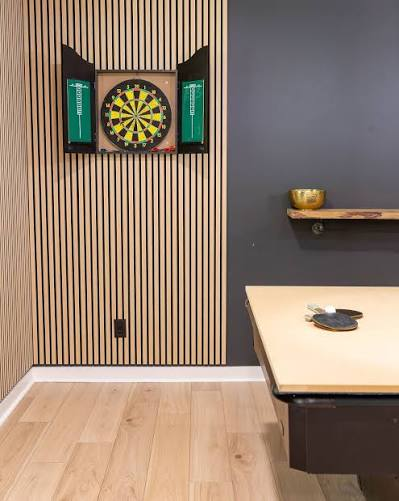
#> input picture data/dart_boards/board 1.jpeg, 399 x 501 px
$ jupyter execute --allow-errors 'tester copy.ipynb'
#> lines starting #> are read from the running program, lines starting #| are printed output that depends on the picture; after the words box and inside, x2 and y2 are one past the last pixel; in counts of white or black regions, pixels touching at a corner belong together
[cell 1]
import cv2
from cv2.typing import MatLike
import numpy as np
from pathlib import Path
import matplotlib.pyplot as plt

[cell 2]
data_folder = Path("../data/dart_boards")

def load_boards(folder: Path) -> dict[str, np.ndarray]:
    boards = {}

    for path in folder.iterdir():
        if path.suffix.lower() in {".jpg", ".jpeg", ".png"}:
            image = cv2.imread(str(path))
#> image is the input picture: shape (501, 399, 3); mean B, G, R 113.5, 129.8, 150.1

            if image is not None:
                boards[path.stem] = image

    return boards

boards = load_boards(data_folder)
#> boards = 3 items

[cell 3]
import cv2
import numpy as np


#> (the rest of this cell did not finish here and is left out)

#> (a cell that did not finish here is left out)

[cell 5]
def local_contrast(frame, lim = 1.0, grid = (8,8)):
    clahe = cv2.createCLAHE(clipLimit = lim, tileGridSize = grid)
    return clahe.apply(frame)

def find_ellipse_candidates(frame, contours):
    height, width = frame.shape
    candidates = []

    # Allow tolerance when comparing ellipses with edges
    expanded_edges = cv2.dilate(
        frame, np.ones((3, 3), np.uint8)
    )

    for contour in contours:

        if len(contour) < 30:
            continue

        ellipse = cv2.fitEllipse(contour)
        (cx, cy), (a, b), angle = ellipse

        if min(a, b) <= 0:
            continue

        # 1. Check ellipse shape
        ratio = min(a, b) / max(a, b)

        if ratio < 0.45:
            continue

        # 2. Check ellipse size
        area = np.pi * a * b / 4

        if area < 0.02 * height * width:
            continue

        if max(a, b) > 1.5 * max(height, width):
            continue

        # 3. Check whether edges follow the ellipse
        ellipse_mask = np.zeros_like(frame)
        cv2.ellipse(ellipse_mask, ellipse, 255, 2)

        ys, xs = np.where(ellipse_mask > 0)

        if len(xs) == 0:
            continue

        matching = expanded_edges[ys, xs] > 0
        support = np.mean(matching)

        # 4. Check angular coverage
        angles = np.arctan2(
            ys[matching] - cy,
            xs[matching] - cx
        )

        bins = np.floor(
            (angles + np.pi) / (2 * np.pi) * 36
        )

        coverage = len(
            np.unique(np.clip(bins, 0, 35))
        ) / 36

        # 5. Calculate score
        score = support * coverage * np.sqrt(area)

        candidates.append((score, ellipse))

    # Sort by score (highest first)
    candidates.sort(key=lambda x: x[0], reverse=True)

    return candidates

[cell 6]
# [75 lines left out: function draw_perspective_regions, not called in this run]

[cell 7]
import cv2

print("Opening camera...")

cap = cv2.VideoCapture(1, cv2.CAP_DSHOW)

if not cap.isOpened():
    print("Camera could not be opened!")
    exit()

print("Camera opened successfully!")

while True:
    ret, frame = cap.read()
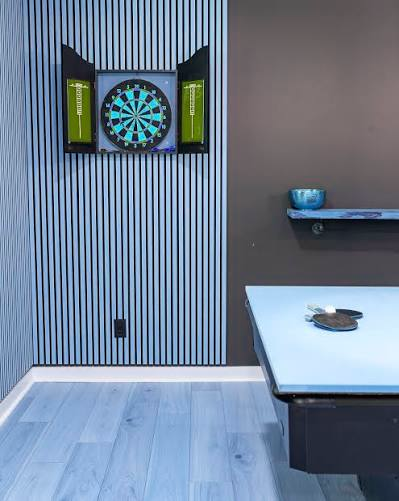
#> input picture notebooks/dartboard_isolated.png, 399 x 501 px, given in place of the camera
#> frame is the input picture: shape (501, 399, 3); mean B, G, R 150.1, 129.8, 113.5
    img = cv2.cvtColor(frame, cv2.COLOR_BGR2GRAY)
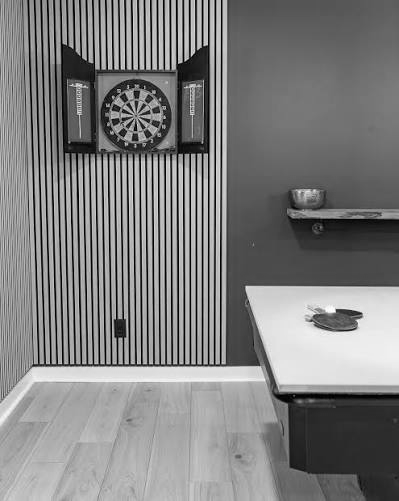
#> img: shape (501, 399); min 0, max 255, mean 127.3


    #####################################################################################
    # Apply CLAHE to enhance local contrast and improve visibility of features
    frame_clahe = local_contrast(img, lim = 5)
#> in local_contrast, `return clahe.apply(frame)`:
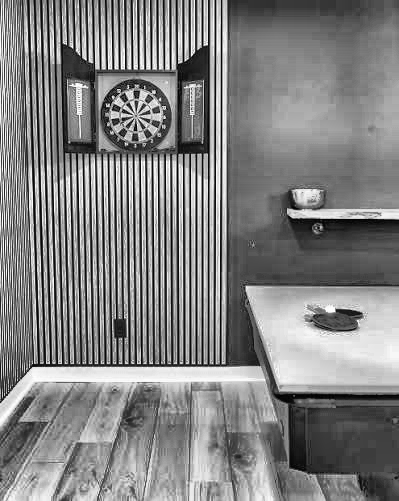
#> returned value: shape (501, 399); min 0, max 255, mean 130.3
    # Perform Gaussian filtering to reduce noise and improve edge detection
    frame_gaus = cv2.GaussianBlur(frame_clahe, (3, 3), 0)
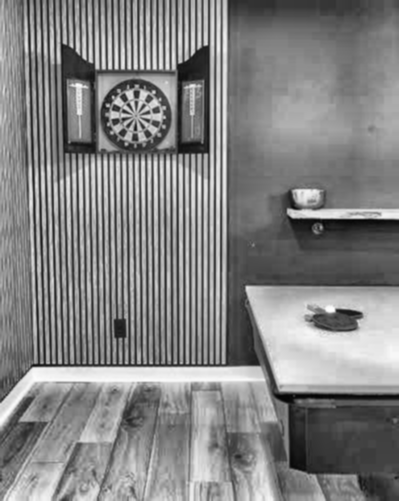
#> frame_gaus: shape (501, 399); min 3, max 253, mean 130.3

    # Perform Canny edge detection
    edges = cv2.Canny(frame_gaus, 100, 150)
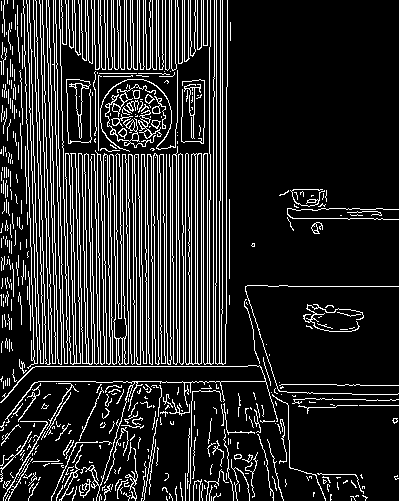
#> edges: shape (501, 399); 15.6% white in thin lines or dots

    # Find contours from the Canny edge image
    contours, hierarchy = cv2.findContours(
        edges,
        cv2.RETR_LIST,
        cv2.CHAIN_APPROX_SIMPLE
    )
#> contours = 559 contours, 476 with area under 20; largest, box (x1, y1, x2, y2) and area: (185, 153, 202, 365) 2865, (109, 154, 129, 365) 1636, (78, 153, 93, 365) 1608, (65, 153, 81, 365) 1605, (203, 0, 215, 365) 844


    candidates = find_ellipse_candidates(edges, contours)
#> in find_ellipse_candidates, `expanded_edges = cv2.dilate( frame, np.ones((3, 3), np.uint8) )`:
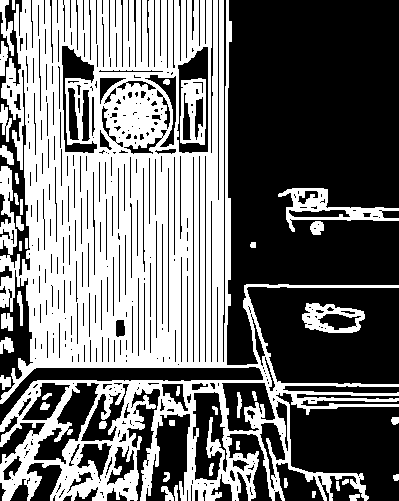
#> expanded_edges: shape (501, 399); 44.8% white; 42 white regions, largest, box (x1, y1, x2, y2) and area: (0, 0, 399, 501) 82893, (278, 188, 399, 232) 1612, (180, 78, 206, 145) 1109
#> the loop in find_ellipse_candidates, `for contour in contours: ` made 559 passes
#> contour on passes 1 to 3: [[351, 498], [351, 500]], [[141, 498], [141, 500], [141, 499], [142, 498]], [[93, 498], [93, 500]]
#> after the loop in find_ellipse_candidates, `for contour in contours:`:
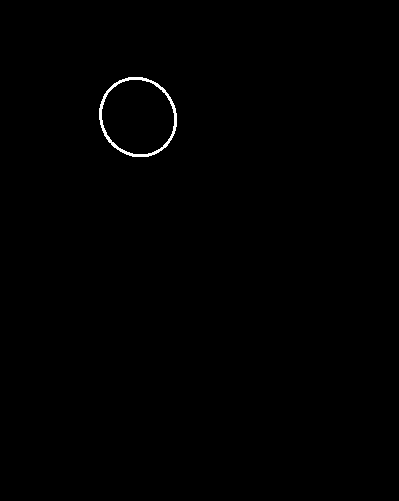
#> ellipse_mask: shape (501, 399); 0.36% white; 1 white region, box (x1, y1, x2, y2) and area: (99, 77, 177, 157) 721
#> after the loop in find_ellipse_candidates, `for contour in contours:`: candidates = 2 items
#> candidates = 2 items

    output = frame.copy()

    # Draw the 1 highest-ranked ellipses
    for score, ellipse in candidates[:1]:
        cv2.ellipse(output, ellipse, (0, 255, 0), 2)
#> this loop made 1 pass
#> (score, ellipse) on pass 1: (47.65, ((137.6, 116.6), (73.36, 79.22), 147.9))
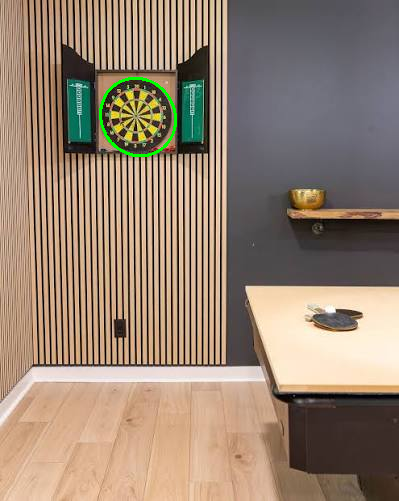
#> output: shape (501, 399, 3); 0.36% of pixels changed, all inside (x1, y1, x2, y2) = (99, 77, 177, 157)


    if not ret:
        print("Failed to read frame")
        break

    cv2.imshow("Original", frame)
    cv2.imshow("Camera", output)

    if cv2.waitKey(1) & 0xFF == ord('q'):
#> (key q is pressed here)
        break

cap.release()
cv2.destroyAllWindows()
